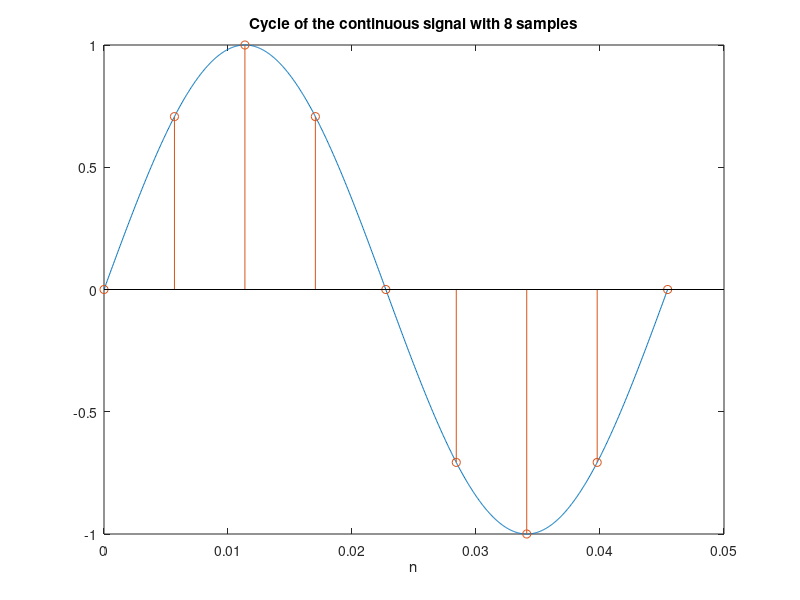
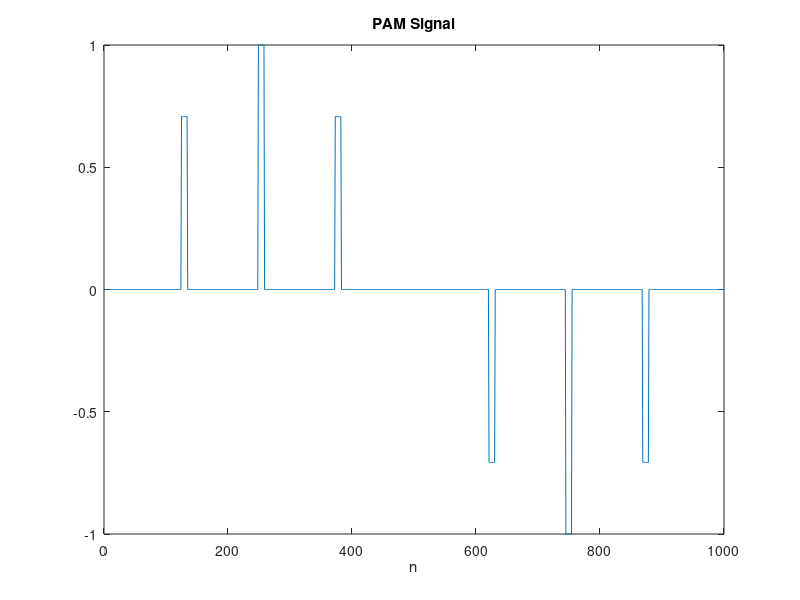
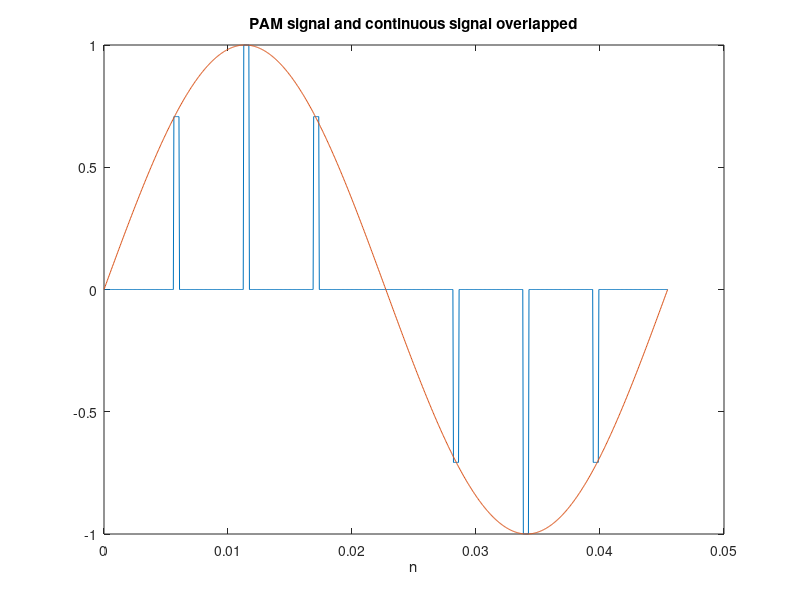
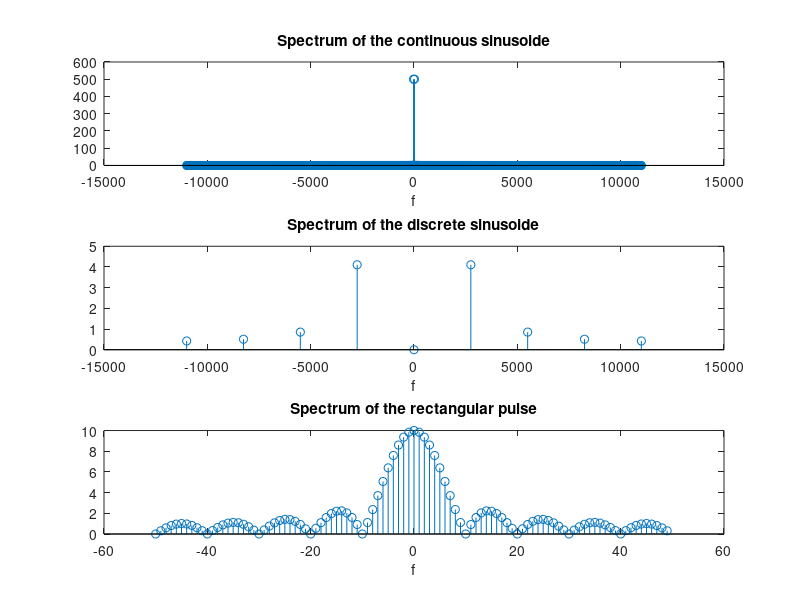

These figures' MATLAB source, in order:
close all; clear;
%continuous signal
L=1000;
fsim=22000; %sampling frequency of the continuous signal
fc=fsim/L; %fc allows to get 1 cycle of L samples
Tcycle=1/fc; % 1 period
Tcont=1/fsim; %sampling period
continuous_time_axis=[0:Tcont:Tcycle]; %a period of the signal
ycont=sin(2*pi*fc*continuous_time_axis); % a cycle of a continuos sinusoid


%ideal sampled signal
num_samples_cycle=8;
Tm=Tcont*L/num_samples_cycle; %sampling period of the sampled signal
discrete_time_axis=[0:Tm:Tcycle];
ysampled=sin(2*pi*fc*discrete_time_axis);
figure(1);
plot(continuous_time_axis,ycont); title('Cycle of the continuous signal with 8 samples'); xlabel('n');
hold on;
stem(discrete_time_axis,ysampled);
hold off;

%PAM Signal
N=length(ycont); %we take the length of the continuous signal
z=zeros(1,N); % we create an N-length vector of zeros
n=floor(Tm/Tcont); % we divide the period of the discrete signal between the 
                   % period of the continuous signal (we round it). This
                   % will be the increment between the samples of the
                   % sampled signal
z(1:n:N)=ysampled; %we put the values of ysampled in the vector of zeros every n samples;
                    %so we are adding zeros between the samples of the
                    %sampled signal
h=zeros(1,100);
h(1:10)=1; %we create a pulse with a duration of 10 samples
pamreal=conv(h,z); % we convolve the pulse with the sampled signal which contains
                   % the zeros between each sample
figure()
plot(pamreal(1:L));title('PAM Signal'); xlabel('n')

figure(); %we are going to plot the continuous signal and the PAM signal overlapped
plot(continuous_time_axis, pamreal(1:N));title('PAM signal and continuous signal overlapped'); xlabel('n')
hold on;
plot(continuous_time_axis, ycont)


%FREQUENCY DOMAIN
freq_axis=[-fsim/2:fc:fsim/2];
YCONT=fft(ycont); %spectrum of the continuous signal
figure()
subplot(3,1,1)
stem(freq_axis, fftshift(abs(YCONT)));title('Spectrum of the continuous sinusoide');xlabel('f')

freq_axis2=[-fsim/2:fsim/8:fsim/2];
YSAMPLED=fft(ysampled); %spectrum of the discrete signal which represents 8
                        %8 samples of the continous signal
subplot(3,1,2)
stem(freq_axis2,fftshift(abs(YSAMPLED)));title('Spectrum of the discrete sinusoide');xlabel('f')
subplot(3,1,3)
stem((-50:49),fftshift(abs(fft(h))));title('Spectrum of the rectangular pulse');xlabel('f')
figure()
stem((-L/2: L/2-1),fftshift(abs(fft(pamreal(1:L)))));title('Spectrum of the PAM signal'); xlabel('f')
figure()
stem(freq_axis, fftshift(abs(YCONT)));title('Spectrum of the continuous sinusoide and the PAM signal');xlabel('f')
hold on;
stem(freq_axis, fftshift(abs(fft(pamreal(1:N)))))